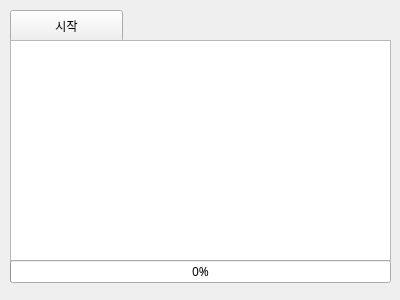
<?xml version="1.0" encoding="UTF-8"?>
<ui version="4.0">
 <class>Form</class>
 <widget class="QWidget" name="Form">
  <property name="geometry">
   <rect>
    <x>0</x>
    <y>0</y>
    <width>400</width>
    <height>300</height>
   </rect>
  </property>
  <property name="maximumSize">
   <size>
    <width>400</width>
    <height>300</height>
   </size>
  </property>
  <property name="font">
   <font>
    <family>BM Dohyeon</family>
   </font>
  </property>
  <property name="windowTitle">
   <string>Form</string>
  </property>
  <widget class="QPushButton" name="btnStart">
   <property name="geometry">
    <rect>
     <x>10</x>
     <y>10</y>
     <width>113</width>
     <height>32</height>
    </rect>
   </property>
   <property name="maximumSize">
    <size>
     <width>400</width>
     <height>300</height>
    </size>
   </property>
   <property name="text">
    <string>시작</string>
   </property>
  </widget>
  <widget class="QTextBrowser" name="txbLog">
   <property name="geometry">
    <rect>
     <x>10</x>
     <y>40</y>
     <width>381</width>
     <height>221</height>
    </rect>
   </property>
  </widget>
  <widget class="QProgressBar" name="pgbTask">
   <property name="geometry">
    <rect>
     <x>10</x>
     <y>260</y>
     <width>381</width>
     <height>23</height>
    </rect>
   </property>
   <property name="value">
    <number>0</number>
   </property>
  </widget>
 </widget>
 <resources/>
 <connections/>
</ui>
